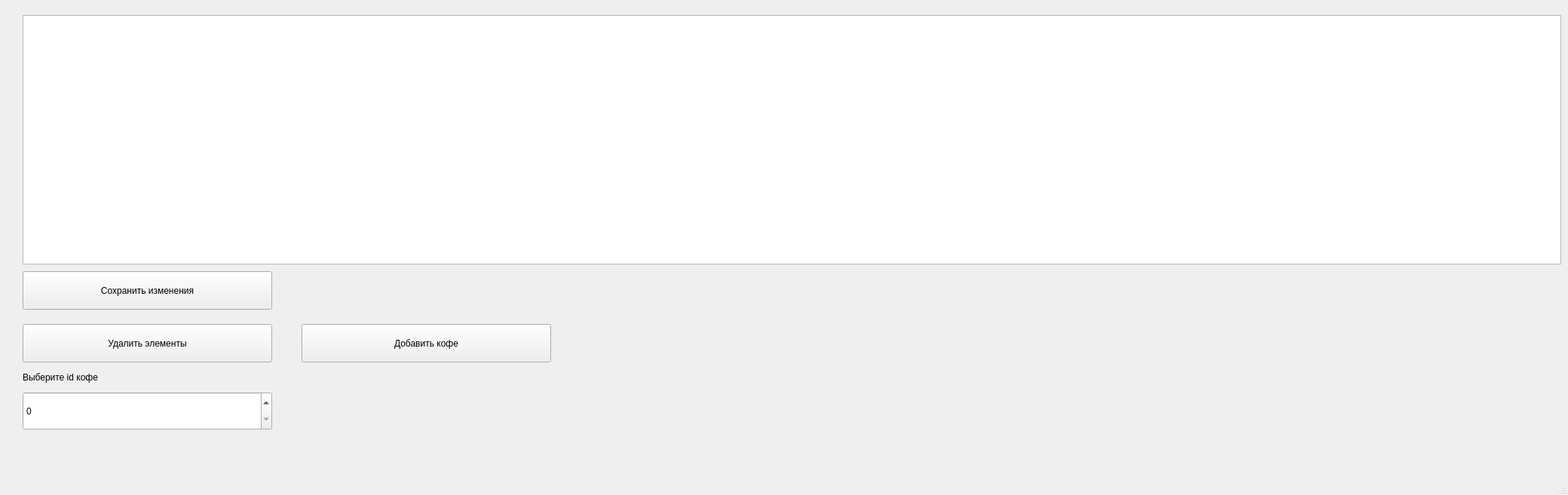
<?xml version="1.0" encoding="UTF-8"?>
<ui version="4.0">
 <class>MainWindow</class>
 <widget class="QMainWindow" name="MainWindow">
  <property name="geometry">
   <rect>
    <x>0</x>
    <y>0</y>
    <width>2080</width>
    <height>657</height>
   </rect>
  </property>
  <property name="windowTitle">
   <string>MainWindow</string>
  </property>
  <widget class="QWidget" name="centralwidget">
   <widget class="QTableWidget" name="tableWidget">
    <property name="geometry">
     <rect>
      <x>30</x>
      <y>20</y>
      <width>2041</width>
      <height>331</height>
     </rect>
    </property>
   </widget>
   <widget class="QPushButton" name="save_button">
    <property name="geometry">
     <rect>
      <x>30</x>
      <y>360</y>
      <width>331</width>
      <height>51</height>
     </rect>
    </property>
    <property name="text">
     <string>Сохранить изменения</string>
    </property>
   </widget>
   <widget class="QPushButton" name="delete_button">
    <property name="geometry">
     <rect>
      <x>30</x>
      <y>430</y>
      <width>331</width>
      <height>51</height>
     </rect>
    </property>
    <property name="text">
     <string>Удалить элементы</string>
    </property>
   </widget>
   <widget class="QSpinBox" name="id_box">
    <property name="geometry">
     <rect>
      <x>30</x>
      <y>520</y>
      <width>331</width>
      <height>51</height>
     </rect>
    </property>
   </widget>
   <widget class="QLabel" name="label">
    <property name="geometry">
     <rect>
      <x>30</x>
      <y>490</y>
      <width>321</width>
      <height>21</height>
     </rect>
    </property>
    <property name="text">
     <string>Выберите id кофе</string>
    </property>
   </widget>
   <widget class="QPushButton" name="add">
    <property name="geometry">
     <rect>
      <x>400</x>
      <y>430</y>
      <width>331</width>
      <height>51</height>
     </rect>
    </property>
    <property name="text">
     <string>Добавить кофе</string>
    </property>
   </widget>
  </widget>
  <widget class="QStatusBar" name="statusbar"/>
 </widget>
 <resources/>
 <connections/>
</ui>
